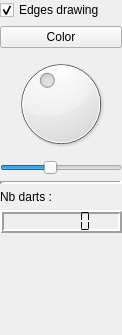
<?xml version="1.0" encoding="UTF-8"?>
<ui version="4.0">
 <class>DockWidget</class>
 <widget class="QDockWidget" name="DockWidget">
  <property name="geometry">
   <rect>
    <x>0</x>
    <y>0</y>
    <width>122</width>
    <height>335</height>
   </rect>
  </property>
  <property name="sizePolicy">
   <sizepolicy hsizetype="Expanding" vsizetype="Expanding">
    <horstretch>0</horstretch>
    <verstretch>0</verstretch>
   </sizepolicy>
  </property>
  <property name="cursor">
   <cursorShape>PointingHandCursor</cursorShape>
  </property>
  <property name="floating">
   <bool>false</bool>
  </property>
  <property name="features">
   <set>QDockWidget::DockWidgetFloatable|QDockWidget::DockWidgetMovable</set>
  </property>
  <property name="allowedAreas">
   <set>Qt::LeftDockWidgetArea|Qt::RightDockWidgetArea</set>
  </property>
  <property name="windowTitle">
   <string>Control</string>
  </property>
  <widget class="QWidget" name="dockWidgetContents">
   <property name="sizePolicy">
    <sizepolicy hsizetype="Expanding" vsizetype="Expanding">
     <horstretch>0</horstretch>
     <verstretch>0</verstretch>
    </sizepolicy>
   </property>
   <property name="minimumSize">
    <size>
     <width>122</width>
     <height>0</height>
    </size>
   </property>
   <widget class="QWidget" name="verticalLayoutWidget">
    <property name="geometry">
     <rect>
      <x>0</x>
      <y>0</y>
      <width>122</width>
      <height>311</height>
     </rect>
    </property>
    <layout class="QVBoxLayout" name="verticalLayout">
     <property name="sizeConstraint">
      <enum>QLayout::SetMaximumSize</enum>
     </property>
     <item>
      <widget class="QCheckBox" name="checkLines">
       <property name="text">
        <string>Edges drawing</string>
       </property>
       <property name="checked">
        <bool>true</bool>
       </property>
      </widget>
     </item>
     <item>
      <widget class="QPushButton" name="color_button">
       <property name="text">
        <string>Color</string>
       </property>
      </widget>
     </item>
     <item>
      <widget class="QDial" name="dial_line_width">
       <property name="cursor">
        <cursorShape>ClosedHandCursor</cursorShape>
       </property>
       <property name="maximum">
        <number>10</number>
       </property>
       <property name="pageStep">
        <number>2</number>
       </property>
       <property name="sliderPosition">
        <number>4</number>
       </property>
      </widget>
     </item>
     <item>
      <widget class="QSlider" name="horizontalSlider">
       <property name="maximum">
        <number>10</number>
       </property>
       <property name="pageStep">
        <number>2</number>
       </property>
       <property name="value">
        <number>4</number>
       </property>
       <property name="orientation">
        <enum>Qt::Horizontal</enum>
       </property>
      </widget>
     </item>
     <item>
      <widget class="Line" name="line">
       <property name="lineWidth">
        <number>3</number>
       </property>
       <property name="orientation">
        <enum>Qt::Horizontal</enum>
       </property>
      </widget>
     </item>
     <item>
      <widget class="QLabel" name="label">
       <property name="text">
        <string>Nb darts :</string>
       </property>
      </widget>
     </item>
     <item>
      <widget class="QLCDNumber" name="number_of_darts">
       <property name="frameShape">
        <enum>QFrame::Box</enum>
       </property>
       <property name="lineWidth">
        <number>2</number>
       </property>
       <property name="numDigits">
        <number>6</number>
       </property>
       <property name="segmentStyle">
        <enum>QLCDNumber::Flat</enum>
       </property>
      </widget>
     </item>
     <item>
      <spacer name="verticalSpacer">
       <property name="orientation">
        <enum>Qt::Vertical</enum>
       </property>
       <property name="sizeHint" stdset="0">
        <size>
         <width>40</width>
         <height>40</height>
        </size>
       </property>
      </spacer>
     </item>
    </layout>
   </widget>
  </widget>
 </widget>
 <resources/>
 <connections>
  <connection>
   <sender>dial_line_width</sender>
   <signal>valueChanged(int)</signal>
   <receiver>horizontalSlider</receiver>
   <slot>setValue(int)</slot>
   <hints>
    <hint type="sourcelabel">
     <x>60</x>
     <y>134</y>
    </hint>
    <hint type="destinationlabel">
     <x>60</x>
     <y>200</y>
    </hint>
   </hints>
  </connection>
  <connection>
   <sender>horizontalSlider</sender>
   <signal>valueChanged(int)</signal>
   <receiver>dial_line_width</receiver>
   <slot>setValue(int)</slot>
   <hints>
    <hint type="sourcelabel">
     <x>60</x>
     <y>200</y>
    </hint>
    <hint type="destinationlabel">
     <x>60</x>
     <y>134</y>
    </hint>
   </hints>
  </connection>
 </connections>
</ui>
